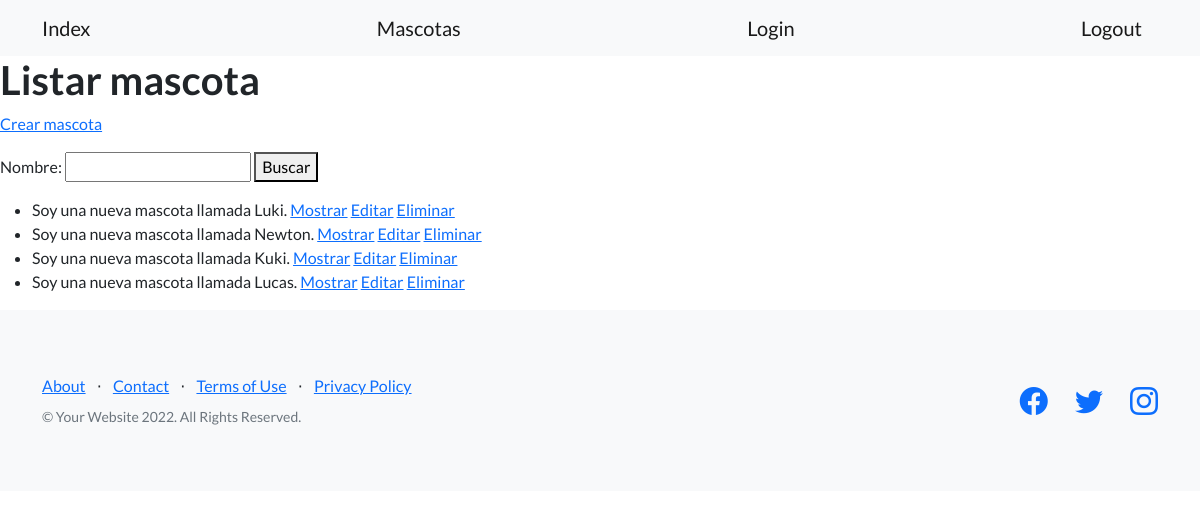
The app's page /mascotas/ with its own data.
### mascota/models.py (models this page shows)
class Mascota(models.Model):
    nombre = models.CharField(max_length=30)
    edad = models.IntegerField()
    fecha_ingreso = models.DateField(null=True)
    def __str__(self) -> str:
        return f"Soy una nueva mascota llamada {self.nombre}."

### mascota/views.py (the view)
# urls.py: path('mascotas/', ListarMascotas.as_view(), name='listar_mascotas'),
class ListarMascotas(ListView):
    model = Mascota
    template_name = 'mascota/listar_mascotas.html'
    def get_queryset(self):
        nombre = self.request.GET.get('nombre', '')
        if nombre:
            object_list = self.model.objects.filter(nombre__icontains=nombre)
        else:
            object_list = self.model.objects.all()
        return object_list
    def get_context_data(self, **kwargs):
        context = super().get_context_data(**kwargs)
        context["form"] = BusquedaMascota()
        return context

### mascota/forms.py
class BusquedaMascota(forms.Form):
    nombre = forms.CharField(max_length=30, required=False)

### mascota/templates/mascota/listar_mascotas.html (shortened to what this page needs)
{% extends 'base.html' %}
{% block texto_header %}
<h1>Listar mascota</h1>
{% endblock texto_header %}
{% block contenido %}
<p>
    <a href={% url 'crear_mascota' %}>Crear mascota</a>
</p>
<p>
    <form action={% url 'listar_mascotas' %}>
        {{form}}
        <button>Buscar</button>
</p>
<p>
    {% if object_list %}
        <ul>
            {% for mascota in object_list %}
                <li>
                    {{mascota}}
                    <a href={% url 'mostrar_mascota' mascota.id %}>Mostrar</a>
                    <a href={% url 'editar_mascota' mascota.id %}>Editar</a>
                    <a href={% url 'eliminar_mascota' mascota.id %}>Eliminar</a>
                </li>
            {% endfor %}
        </ul>
    {% else %}
        <p>No hay mascotas</p>
    {% endif %}
</p>
{% endblock contenido %}

### records on screen
Mascota: nombre "Soy una nueva mascota llamada Luki."
Mascota: nombre "Soy una nueva mascota llamada Newton."
Mascota: nombre "Soy una nueva mascota llamada Kuki."
Mascota: nombre "Soy una nueva mascota llamada Lucas."
